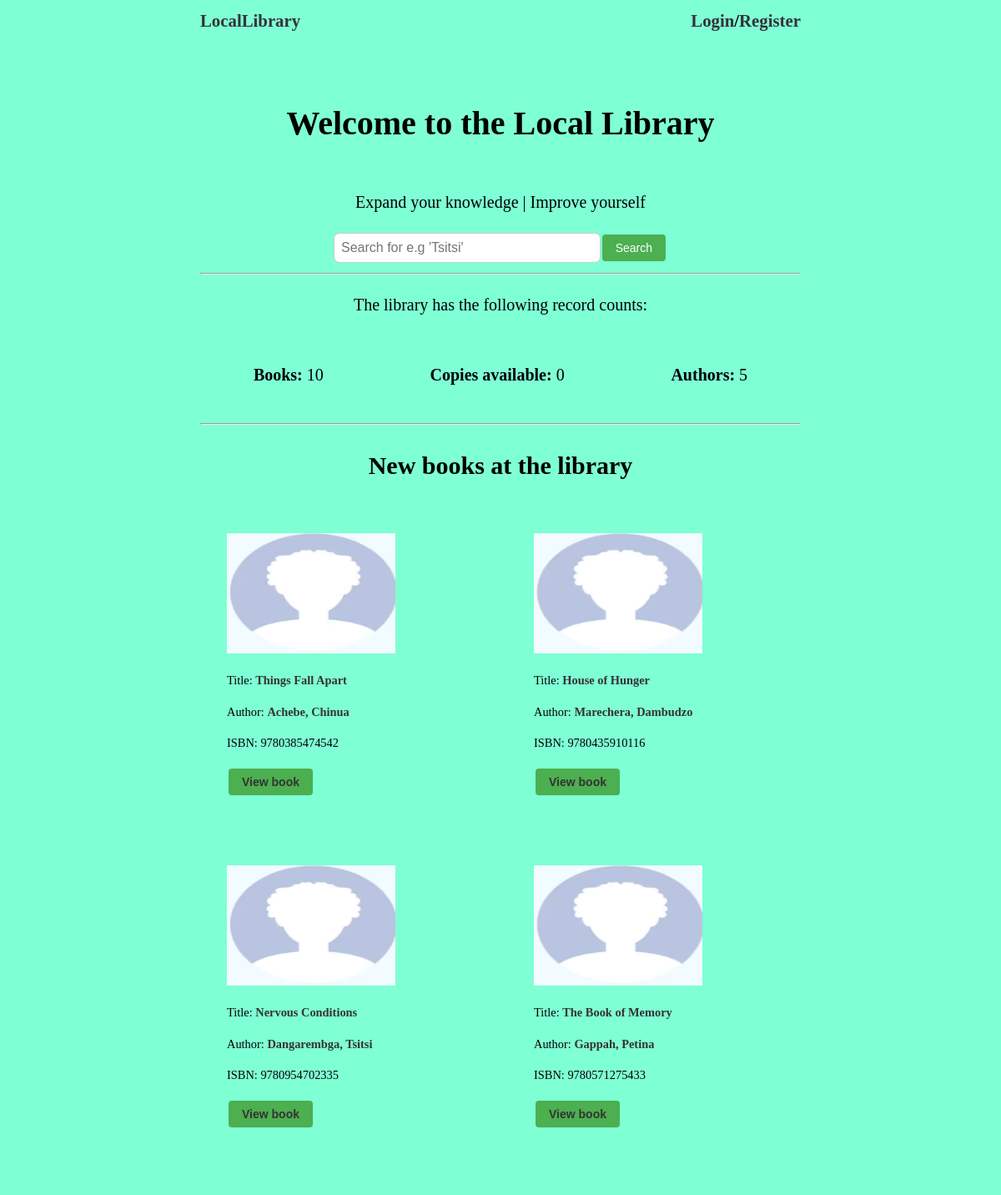
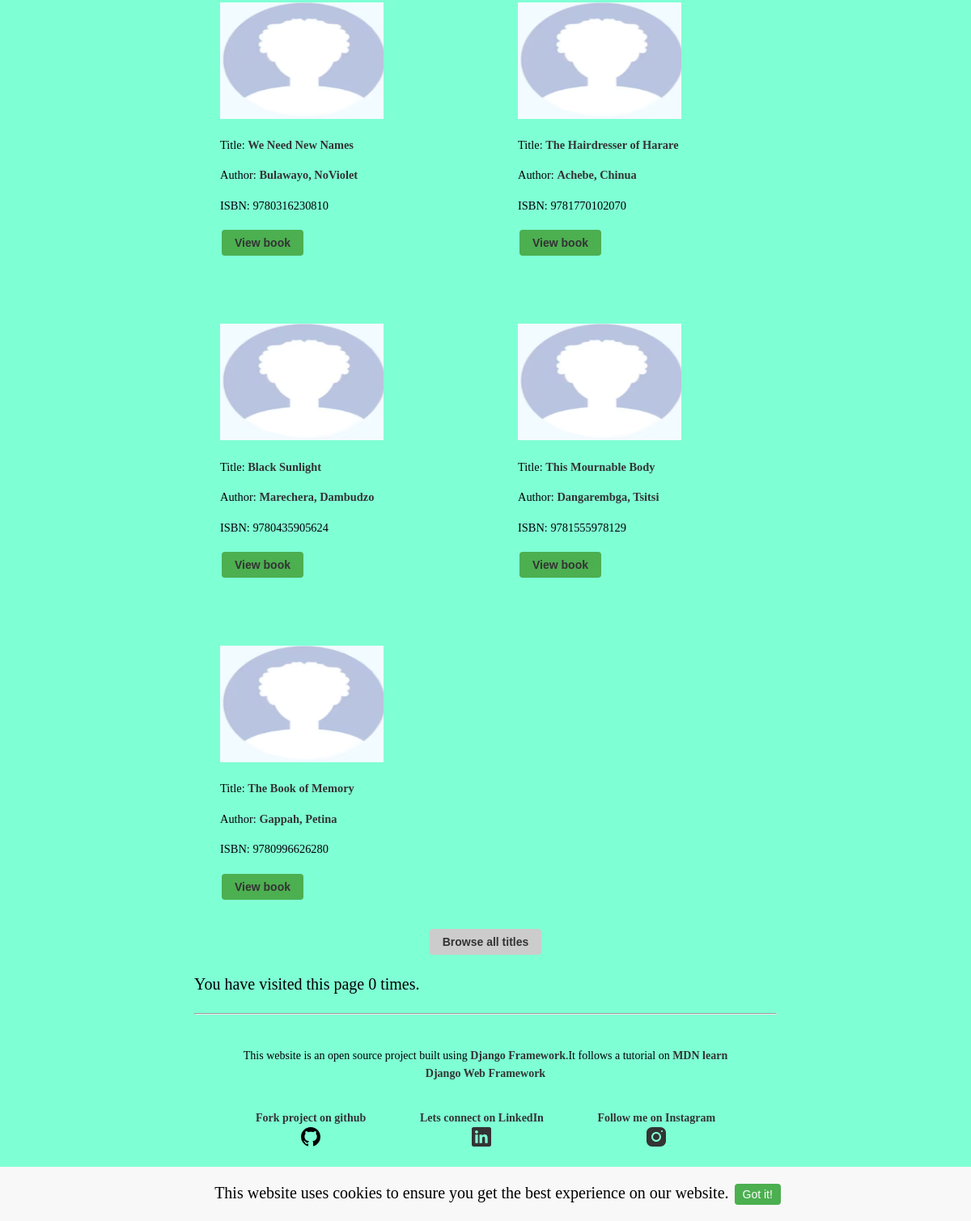
Page /catalog/ on the committed database (2 pictures, top to bottom).
### catalog/models.py (models this page shows)
class Book(models.Model):
    title = models.CharField(max_length=200)
    author = models.ForeignKey('Author', on_delete=models.SET_NULL, null=True,related_name='books')
    summary = models.TextField(max_length=1000, help_text='Enter a brief description of the book')
    isbn = models.CharField('ISBN', max_length=13, unique=True,
                             help_text='13 Character <a href="https://www.isbn-international.org/content/what-isbn">ISBN number</a>')
    genre = models.ManyToManyField(Genre, help_text='Select a genre for this book')
    language =models.ForeignKey(Language,on_delete=models.PROTECT,null=True,blank=True)
    image = models.ImageField(upload_to='images/',null=True,default=get_default_image)
    class Meta:
        verbose_name = 'book'
        verbose_name_plural = 'books'
    def __str__(self):
        return self.title
    def get_absolute_url(self):
        return reverse('book-detail', args=[str(self.id)])
    def display_genre(self):
       return ', '.join(genre.name for genre in self.genre.all()[:3])
    display_genre.short_description = 'Genre'

class Author(models.Model):
    first_name = models.CharField(max_length=100)
    last_name = models.CharField(max_length=100)
    date_of_birth = models.DateField(null=True, blank=True)
    date_of_death = models.DateField('Died', null=True, blank=True)
    image = models.ImageField(upload_to='images/',null=True,default=get_default_image)
    bio = models.TextField(max_length=1000, null=True, blank=True)
    birthplace = models.ForeignKey(Country,on_delete=models.PROTECT,null=True,blank=True)
    class Meta:
        ordering = ['last_name']
    def get_absolute_url(self):
        return reverse('author-detail', args=[str(self.id)])
    def __str__(self):
        return f'{self.last_name}, {self.first_name}'

### catalog/views.py (the view)
# urls.py: path('',views.home,name='home'),
def home(request):
    query = request.GET.get('query')
    if query:
        books = models.Book.objects.filter(Q(title__icontains=query) | Q(author__last_name__icontains=query)| Q(author__first_name__icontains=query))
    else:
        books=[]
    num_books = models.Book.objects.all().count() # num_books = models.Book.objects.count() is also ok all() is implied by default
    num_instances=models.BookInstance.objects.all().count()
    num_instances_available=models.BookInstance.objects.filter(status='a').count()
    num_authors = models.Author.objects.count()
    all_books=models.Book.objects.all()[:9]
    num_visits = request.session.get('num_visits', 0)
    request.session['num_visits'] = num_visits + 1
    context={
        'query':query,
        'num_books': num_books,
        'num_instances': num_instances,
        'num_instances_available': num_instances_available,
        'num_authors': num_authors,
        'num_visits':num_visits,
       'all_books':all_books,
       'books': books,
    }
    print(context)
    return render(request,'index.html',context=context)

### catalog/templates/index.html
{% extends 'base.html' %}
{% block content %}
<div class="hero">
   <h1>Welcome to the Local Library</h1>
   <div>Expand your knowledge | Improve yourself</div>
   <div class="search-form">
      <form method="GET" class="search-item">
         <input type="text" name="query" placeholder="Search for e.g 'Tsitsi'" id="query">
         <button type="submit">Search</button>
      </form>
   </div>
</div>
<hr>
<div class="general-content">
   <p>The library has the following record counts:</p>
   <ul>
      <li><strong>Books:</strong> {{ num_books }}</li>
      <li><strong>Copies available:</strong> {{ num_instances }}</li>
      <li><strong>Authors:</strong> {{ num_authors }}</li>
   </ul>
</div>
<hr>
{% if query %}
<h2>Search results for "{{ query }}"</h2>
{% if books %}
<div class="books-list">
   {% for book in books %}
   <div class="book">
      <div>
         <img src="{{ book.image.url }}" alt="" srcset="">
      </div>
      <div>
         <p>Title: <a href="{{ book.get_absolute_url }}">{{ book.title }}</a></p>
         <p>Author: <a href="{{ book.author.get_absolute_url }}"> {{ book.author }}</a></p>
         <p>ISBN: {{ book.isbn }}</p>
         <button> <a href="{{ book.get_absolute_url }}">View book</a></button>
      </div>
   </div>
   {% endfor %}
</div>
{% else %}
<p>No results found.</p>
{% endif %}
{% else %}
<h2>New books at the library</h2>
<div class="books-list">
   {% for book in all_books %}
   <div class="book">
      <div>
         <img src="{{ book.image.url }}" alt="" srcset="">
      </div>
      <div>
         <p>Title: <a href="{{ book.get_absolute_url }}">{{ book.title }}</a></p>
         <p>Author: <a href="{{ book.author.get_absolute_url }}"> {{ book.author }}</a></p>
         <p>ISBN: {{ book.isbn }}</p>
         <button> <a href="{{ book.get_absolute_url }}">View book</a> </button>
      </div>
   </div>
   {% endfor %}
</div>
{% endif %}
<button class="all-books"><a href="{% url 'books' %}">Browse all titles </a></button>
<p>You have visited this page {{ num_visits }} time{{ num_visits|pluralize }}.</p>
{% endblock %}

### catalog/templates/base.html (shortened to what this page needs)
<!DOCTYPE html>
<html lang="en">
<head>
  {% load static %}
  <link rel="stylesheet" href="{% static 'css/style.css'%}">
  <link rel="stylesheet" href="https://cdnjs.cloudflare.com/ajax/libs/font-awesome/4.7.0/css/font-awesome.min.css">
</head>
<body>
  <div class="cookie-notice">
    This website uses cookies to ensure you get the best experience on our website.
    <button onclick="closeCookieNotice()">Got it!</button>
  </div>
  <header>
    <nav class="navbar">
      <ul class="logo">
        <li><a href="{% url 'home' %}">LocalLibrary</a> </li>
        {% if user.is_authenticated %}
        <li class="dropdown">
          <div class="welcome-message dropbtn">Hi ✋🏿 <strong>{{ user.get_username }} &#9662;</strong></div>
          <div class="dropdown-content">
              <a href="{% url 'logout' %}?next={{ request.path }}">Logout</a>
              <a href="{% url 'userprofile-detail' user.pk %}">Manage account</a>
          </div>
        </li>
      </ul>
      <div class="menu" id="menu">
        <div class="menu-icon burger-icon" onclick="myFunction()">&#9776;</div>
        <ul class="menu-items">
          <li><a href="{% url 'home' %}">Home</a></li>
          <li><a href="{% url 'my-borrowed' %}" class="active">My Borrowed</a></li>
          <li><a href="{% url 'books' %}">Books</a></li>
          <li><a href="{% url 'authors' %}">Authors</a></li>
          {% if perms.catalog.can_mark_returned %}
          <li class="dropdown">
            <div class="dropbtn">Manage Catalogue &#9662;</div>
            <ul class="manage-catalogue dropdown-content">
              <li><a href="{% url 'all-borrowed' %}">All Borrowed Books</a></li>
              <li><a href="{% url 'author-create' %}">Add New Author</a></li>
              <li><a href="{% url 'book-create' %}">Add New Book</a></li>
              <li><a href="{% url 'admin:index' %}">Admin Page</a></li>
              <li><a href="{% url 'members' %}">Members</a></li>
             <li> <a href="{% url 'userprofile-create' user.pk %}">Create Profile</a></li>
            </ul>
          </li>
          {% endif %}
        </ul>
      </div>
    </nav>
    {% else %}
    <li><a href="{% url 'login' %}?next={{ request.path }}">Login</a>/<a href="{% url 'signup'%}">Register</a></li>
    </ul>
    {% endif %}
  </header>
  <main>
    {% block content %}{% endblock %}
  </main>
  <hr>
  <footer>
    <div class="footer-content">
      <p>This website is an open source project built using <a href="https://www.djangoproject.com/">Django
          Framework</a>.It follows a tutorial on <a
          href="https://developer.mozilla.org/en-US/docs/Learn/Server-side/Django/Introduction">MDN learn Django Web
          Framework</a> </p>
      <ul class="footer-links">
        <li>
          <a href="https://github.com/schawanji/locallibrary">Fork project on github
          </a>
        </li>
        <li>
          <a href="https://www.linkedin.com/in/schawanji/">Lets connect on LinkedIn
          </a>
        </li>
        <li>
          <a href="https://www.instagram.com/schawanji/">Follow me on Instagram
            </a>
        </li>
      </ul>
      <p>&copy; 2023. All rights reserved.</p>
    </div>
  </footer>
</body>
</html>

### catalog/static/css/style.css (style rules this page uses)
body { background-color: aquamarine; margin: 0 auto; width: 60%; line-height: 1.6; font-size: 20px; box-sizing: border-box; }
ul { list-style: none; padding: 0; margin: 0; line-height: 1.6; }
li { padding-top: 0.5rem; }
a { text-decoration: none; color: #333; font-weight: 700; }
h1, h2 { text-align: center; }
img { max-width: 70%; max-height: 80%; width: 20rem; height: 18vh; }
.cookie-notice { position: fixed; bottom: 0; left: 0; width: 100%; background-color: #f8f8f8; padding: 1rem; text-align: center; }
.cookie-notice button { background-color: #4CAF50; color: white; border: none; padding: 5px 10px; font-size: 14px; cursor: pointer; }
nav ul { list-style-type: none; margin: 0; padding: 0; display: flex; justify-content: space-around; }
nav li { position: relative; }
.hero { display: flex; flex-direction: column; align-items: center; justify-content: center; text-align: center; gap: 1.2rem; }
.search-form { width: 80%; max-width: 400px; margin: 0 auto; }
.hero form { display: flex; justify-content: center; align-items: center; margin-top: 1rem; }
.hero input[type="text"] { padding: 0.5rem; border: 0.1rem solid #ccc; border-radius: 0.45rem; font-size: 1rem; width: 100%; }
.logo { list-style: none; display: flex; justify-content: space-between; font-size: 1.3rem; margin-bottom: 3rem; font-weight: 700; position: relative; }
.books-list { display: grid; grid-template-columns: repeat(auto-fit, minmax(300px, 1fr)); gap: 1rem; align-items: end; font-size: 0.9rem; }
.book { margin: 2rem; }
.general-content { text-align: center; }
.general-content ul { display: flex; justify-content: center; margin: 0; padding: 0; }
.general-content li { margin: 0 auto; padding: 2rem; }
button { background-color: #4caf50; border: none; color: white; padding: 8px 16px; text-align: center; text-decoration: none; display: inline-block; font-size: 14px; margin: 4px 2px; cursor: pointer; border-radius: 4px; }
button.all-books { display: block; margin: 0 auto; text-align: center; background-color: #ccc; }
form.search-item { display: flex; align-items: center; text-align: center; margin: 0 auto; }
input[type="text"], input[type="password"] { padding: 5px; border: 1px solid #ccc; border-radius: 5px; width: 300px; }
footer { padding: 1rem; text-align: center; }
.footer-content { max-width: 90%; margin: 0 auto; }
.footer-content p { margin-bottom: 1rem; font-size: 14px; }
.footer-links { list-style-type: none; padding: 0; margin: 0; display: flex; justify-content: center; gap: 1rem; font-size: 14px; }
.footer-links li { padding: 1rem; }
.footer-links li a { color: #333; text-decoration: none; }

### rows in the picture
Book: image (placeholder picture), title "Things Fall Apart", author "Achebe, Chinua", isbn "9780385474542"
Book: image (placeholder picture), title "House of Hunger", author "Marechera, Dambudzo", isbn "9780435910116"
Book: image (placeholder picture), title "Nervous Conditions", author "Dangarembga, Tsitsi", isbn "9780954702335"
Book: image (placeholder picture), title "The Book of Memory", author "Gappah, Petina", isbn "9780571275433"
Book: image (placeholder picture), title "We Need New Names", author "Bulawayo, NoViolet", isbn "9780316230810"
Book: image (placeholder picture), title "The Hairdresser of Harare", author "Achebe, Chinua", isbn "9781770102070"
Book: image (placeholder picture), title "Black Sunlight", author "Marechera, Dambudzo", isbn "9780435905624"
Book: image (placeholder picture), title "This Mournable Body", author "Dangarembga, Tsitsi", isbn "9781555978129"
Book: image (placeholder picture), title "The Book of Memory", author "Gappah, Petina", isbn "9780996626280"

### other values in the picture
{{ num_books }} "10"
{{ num_instances }} "0"
{{ num_authors }} "5"
{{ num_visits }} "0"
